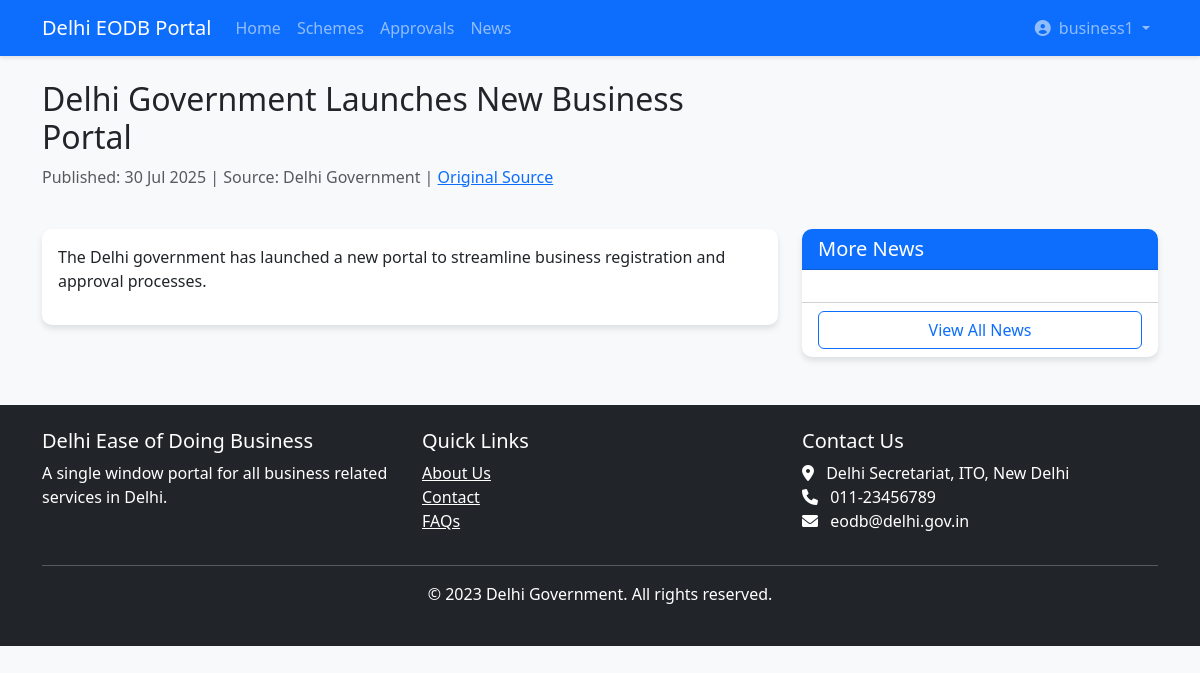
Screenshot of /news/1/ (signed in) with the database file from the repository.
### business_portal/models.py (models this page shows, shortened)
class NewsArticle(models.Model):
    title = models.CharField(max_length=255)
    content = models.TextField()
    publish_date = models.DateField()
    is_active = models.BooleanField(default=True)
    image = models.ImageField(upload_to='news_images/', null=True, blank=True)
    source = models.CharField(max_length=255)
    source_url = models.URLField(null=True, blank=True)
    created_at = models.DateTimeField(auto_now_add=True)

### business_portal/views.py (the view)
# urls.py: path('news/<int:news_id>/', views.news_detail, name='news_detail'),
@login_required
def news_detail(request, news_id):
    article = get_object_or_404(NewsArticle, pk=news_id)
    return render(request, 'business_portal/news_detail.html', {'article': article})

### business_portal/templates/business_portal/news_detail.html (shortened to what this page needs)
{% extends "business_portal/base.html" %}
{% load static %}
{% block content %}
<div class="row mb-4">
    <div class="col-md-8">
        <h2>{{ article.title }}</h2>
        <p class="text-muted">
            Published: {{ article.publish_date|date:"d M Y" }} | Source: {{ article.source }}
            {% if article.source_url %}
            | <a href="{{ article.source_url }}" target="_blank">Original Source</a>
            {% endif %}
        </p>
    </div>
</div>
<div class="row">
    <div class="col-md-8">
        <div class="card mb-4">
            <div class="card-body">
                <div class="article-content">
                    {{ article.content|linebreaks }}
                </div>
            </div>
        </div>
    </div>
    <div class="col-md-4">
        <div class="card mb-4">
            <div class="card-header bg-primary text-white">
                <h5 class="mb-0">More News</h5>
            </div>
            <div class="card-body">
            </div>
            <div class="card-footer bg-transparent">
                <a href="{% url 'news' %}" class="btn btn-outline-primary w-100">View All News</a>
            </div>
        </div>
    </div>
</div>
{% endblock %}

### business_portal/templates/business_portal/base.html (shortened to what this page needs)
{% load static %}
<!DOCTYPE html>
<html lang="en">
<head>
    <link href="https://cdn.jsdelivr.net/npm/bootstrap@5.3.0/dist/css/bootstrap.min.css" rel="stylesheet">
    <link rel="stylesheet" href="https://cdnjs.cloudflare.com/ajax/libs/font-awesome/6.0.0/css/all.min.css">
    <link rel="stylesheet" href="{% static 'css/style.css' %}">
</head>
<body>
    <nav class="navbar navbar-expand-lg navbar-dark bg-primary">
        <div class="container">
            <a class="navbar-brand" href="{% url 'home' %}">Delhi EODB Portal</a>
            <div class="collapse navbar-collapse" id="navbarNav">
                <ul class="navbar-nav me-auto">
                    <li class="nav-item">
                        <a class="nav-link" href="{% url 'home' %}">Home</a>
                    </li>
                    <li class="nav-item">
                        <a class="nav-link" href="{% url 'government_schemes' %}">Schemes</a>
                    </li>
                    <li class="nav-item">
                        <a class="nav-link" href="{% url 'approval_types' %}">Approvals</a>
                    </li>
                    <li class="nav-item">
                        <a class="nav-link" href="{% url 'news' %}">News</a>
                    </li>
                </ul>
                <ul class="navbar-nav">
                    {% if user.is_authenticated %}
                        <li class="nav-item dropdown">
                            <a class="nav-link dropdown-toggle" href="#" id="navbarDropdown" role="button" data-bs-toggle="dropdown">
                                <i class="fas fa-user-circle me-1"></i> {{ user.username }}
                            </a>
                        </li>
                    {% endif %}
                </ul>
            </div>
        </div>
    </nav>
    <main class="container my-4">
        {% block content %}{% endblock %}
    </main>
    <footer class="bg-dark text-white py-4 mt-4">
        <div class="container">
            <div class="row">
                <div class="col-md-4">
                    <h5>Delhi Ease of Doing Business</h5>
                    <p>A single window portal for all business related services in Delhi.</p>
                </div>
                <div class="col-md-4">
                    <h5>Quick Links</h5>
                    <ul class="list-unstyled">
                        <li><a href="#" class="text-white">About Us</a></li>
                        <li><a href="#" class="text-white">Contact</a></li>
                        <li><a href="#" class="text-white">FAQs</a></li>
                    </ul>
                </div>
                <div class="col-md-4">
                    <h5>Contact Us</h5>
                    <address>
                        <i class="fas fa-map-marker-alt me-2"></i> Delhi Secretariat, ITO, New Delhi<br>
                        <i class="fas fa-phone me-2"></i> 011-23456789<br>
                        <i class="fas fa-envelope me-2"></i> eodb@delhi.gov.in
                    </address>
                </div>
            </div>
            <hr>
            <div class="text-center">
                <p>&copy; 2023 Delhi Government. All rights reserved.</p>
            </div>
        </div>
    </footer>
</body>
</html>

### business_portal/static/css/style.css (style rules this page uses)
body { background-color: #f8f9fa; font-family: 'Segoe UI', Tahoma, Geneva, Verdana, sans-serif; }
.navbar { box-shadow: 0 2px 4px rgba(0,0,0,.1); }
.card { border: none; border-radius: 10px; box-shadow: 0 4px 6px rgba(0,0,0,.1); transition: transform 0.3s ease; margin-bottom: 20px; }
.card-header { border-radius: 10px 10px 0 0 !important; }

### rows the page displays
NewsArticle: title "Delhi Government Launches New Business Portal", publish_date "30 Jul 2025", source "Delhi Government", content "The Delhi government has launched a new portal to streamline business registration and approval processes."

### other values shown
{{ user.username }} "business1"
